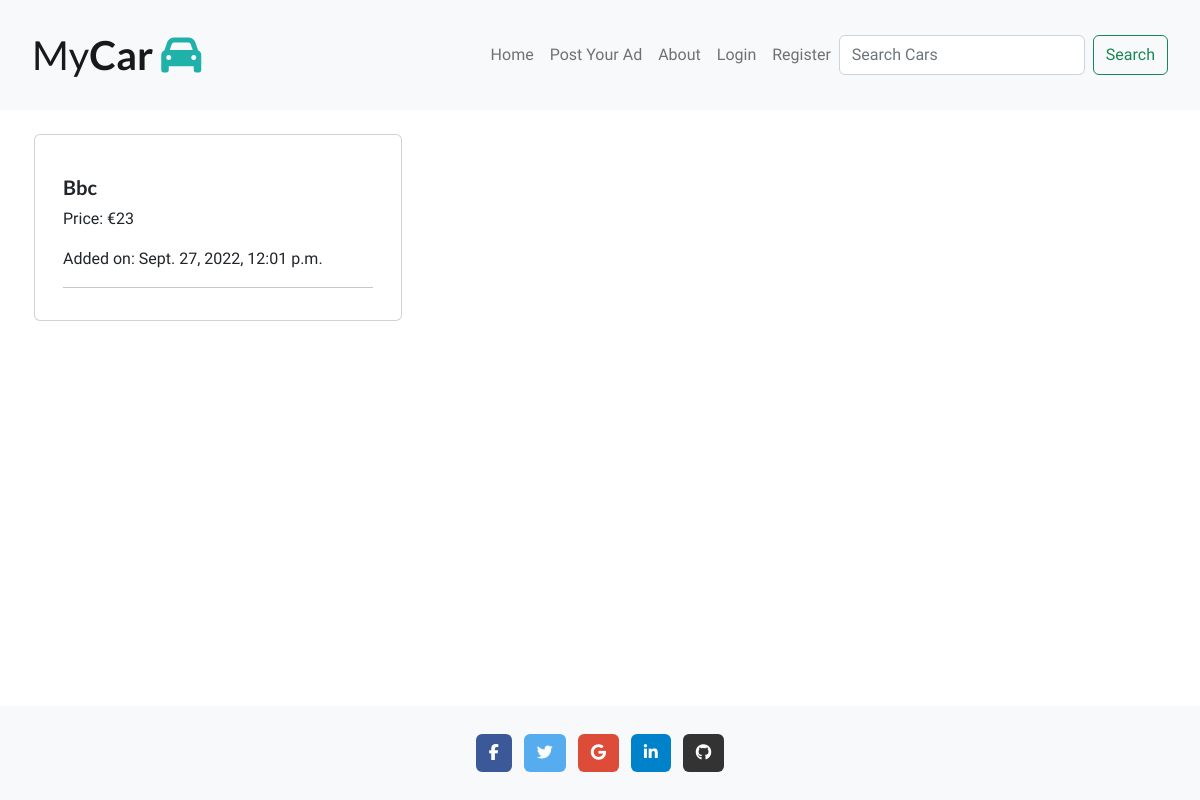
Before: / with the older database file.
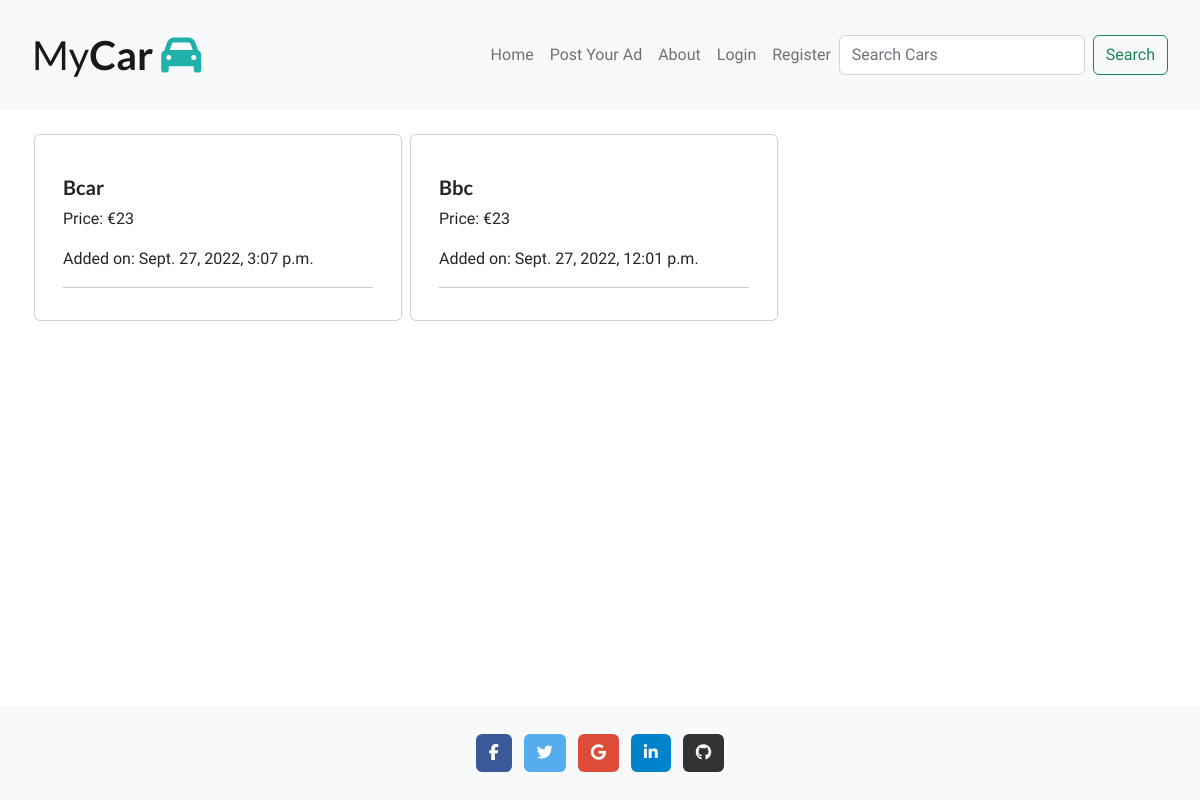
After: the same page with the newer database file.
### blog/models.py (models this page shows, shortened)
class PostAd(models.Model):
    title = models.CharField(max_length=200, unique=True)
    price = models.IntegerField(null=True)
    slug = models.SlugField(max_length=200, unique=True)
    author = models.ForeignKey(
        User, on_delete=models.CASCADE, related_name="blog_PostAds")
    created_on = models.DateTimeField(auto_now=True)
    updated_on = models.DateTimeField(auto_now=True)
    description = models.TextField(max_length=500)
    image = models.ImageField()
    year = models.DateField(auto_now=False)
    tax = models.DateField(auto_now=False)
    nct = models.DateField(auto_now=False)
    likes = models.ManyToManyField(
        User, related_name='blogpost_like', blank=True)
    class Meta:
        ordering = ["-created_on"]

### blog/views.py (the view)
# urls.py: path("", views.PostAdList.as_view(), name="home"),
class PostAdList(generic.ListView):
    model = PostAd
    queryset = PostAd.objects.order_by("-created_on")
    template_name = "index.html"
    paginate_by = 6

### templates/index.html (shortened to what this page needs)
{% extends "base.html" %}
{% block content %}
<div class="contaner-fluid">
    <div class="row">
        {% for post in object_list %}
        <div class="card m-1 " style="width: 23rem;">
            <a href="{% url 'post_detail' post.slug %}">
            </a>
            <div class="card-body">
                <h5 class="card-title ">{{ post.title | title }}</h5>
                <p class="card-text"> Price: €{{ post.price }}</p>
                <p class="card-text"> Added on: {{ post.created_on }}</p>
                <hr />
            </div>
        </div>
        {% endfor %}
    </div>
</div>
<br>
{% endblock content %}

Changed rows visible on the page:
added PostAd: title "Bcar", price "23", created_on "Sept. 27, 2022, 3:07 p.m."
